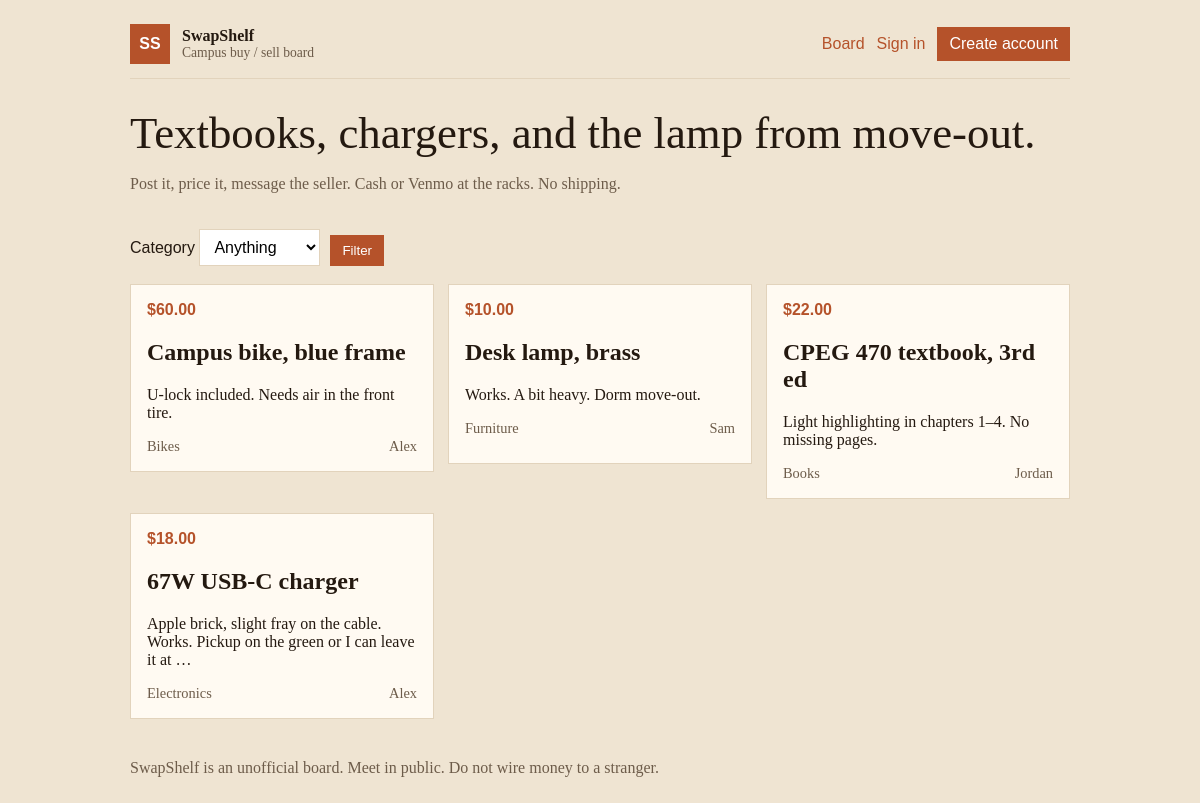
The page / on the database its author committed.
### market/models.py (models this page shows, shortened)
class Listing(models.Model):
    CATEGORIES = [
        ("books", "Books"),
        ("electronics", "Electronics"),
        ("furniture", "Furniture"),
        ("bikes", "Bikes"),
        ("other", "Other"),
    ]
    owner = models.ForeignKey(User, on_delete=models.CASCADE, related_name="listings")
    title = models.CharField(max_length=120)
    description = models.TextField()
    price = models.DecimalField(max_digits=7, decimal_places=2)
    category = models.CharField(max_length=20, choices=CATEGORIES, default="other")
    status = models.CharField(max_length=12, default="available")
    seller_note = models.TextField(blank=True)
    created_at = models.DateTimeField(auto_now_add=True)
    class Meta:
        ordering = ["-created_at"]

### market/views.py (the view)
# urls.py: path("", views.home, name="home"),
def home(request):
    listings = Listing.objects.select_related("owner").exclude(status="removed")
    category = request.GET.get("category") or ""
    if category:
        listings = listings.filter(category=category)
    return render(request, "market/home.html", {"listings": listings, "category": category})

### market/templates/market/home.html (shortened to what this page needs)
{% extends "market/base.html" %}
{% block body %}
<section class="hero">
  <h1>Textbooks, chargers, and the lamp from move-out.</h1>
  <p class="lede">Post it, price it, message the seller. Cash or Venmo at the racks. No shipping.</p>
</section>
<form class="filters" method="get">
  <label>Category
    <select name="category">
      <option value="">Anything</option>
    </select>
  </label>
  <button type="submit">Filter</button>
</form>
<ul class="cards">
  {% for listing in listings %}
    <li>
      <a class="card" href="{% url 'listing_detail' listing.pk %}">
        <span class="price">${{ listing.price }}</span>
        <h2>{{ listing.title }}</h2>
        <p>{{ listing.description|truncatewords:18 }}</p>
        <div class="meta"><span>{{ listing.get_category_display }}</span><span>{{ listing.owner.first_name }}</span></div>
      </a>
    </li>
  {% empty %}
    <li class="lede">Nothing on the board yet.</li>
  {% endfor %}
</ul>
{% endblock %}

### market/templates/market/base.html (shortened to what this page needs)
<!DOCTYPE html>
<html lang="en">
<head>
  <link rel="stylesheet" href="/static/market/style.css">
</head>
<body>
  <div class="shell">
    <header class="top">
      <a class="brand" href="{% url 'home' %}">
        <span class="mark">SS</span>
        <span><strong>SwapShelf</strong><em>Campus buy / sell board</em></span>
      </a>
      <nav>
        <a href="{% url 'home' %}">Board</a>
        {% if user.is_authenticated %}
          <a href="{% url 'listing_new' %}">Post</a>
          <a href="{% url 'mine' %}">Mine</a>
          <a href="{% url 'profile' %}">{{ user.first_name|default:user.username }}</a>
          {% if user.is_staff %}<a href="{% url 'desk' %}">Desk</a>{% endif %}
          <form method="post" action="{% url 'logout' %}">{% csrf_token %}<button type="submit">Sign out</button></form>
        {% else %}
          <a href="{% url 'sign_in' %}">Sign in</a>
          <a class="btn" href="{% url 'register' %}">Create account</a>
        {% endif %}
      </nav>
    </header>
    <main>{% block body %}{% endblock %}</main>
    <footer>SwapShelf is an unofficial board. Meet in public. Do not wire money to a stranger.</footer>
  </div>
</body>
</html>

### market/static/market/style.css (style rules this page uses)
:root { --ink: #241910; --muted: #6d5c4a; --paper: #f6efe3; --tag: #b5522a; --line: #e2d3bc; }
* { box-sizing: border-box; }
body { margin: 0; background: #efe4d2; color: var(--ink); font-family: Georgia, "Iowan Old Style", serif; }
.shell { max-width: 980px; margin: 0 auto; padding: 24px 20px 64px; }
.top { display: flex; justify-content: space-between; align-items: center; gap: 16px; border-bottom: 1px solid var(--line); padding-bottom: 14px; }
.brand { display: flex; gap: 12px; align-items: center; color: inherit; text-decoration: none; }
.mark { width: 40px; height: 40px; display: grid; place-items: center; background: var(--tag); color: #fff; font-family: "Avenir Next", sans-serif; font-weight: 700; }
.brand em { display: block; font-style: normal; color: var(--muted); font-size: 0.85rem; }
nav { display: flex; gap: 12px; align-items: center; font-family: "Avenir Next", sans-serif; }
nav a { color: var(--tag); text-decoration: none; }
button, .btn { font-family: "Avenir Next", sans-serif; background: var(--tag); color: #fff; border: 0; padding: 8px 12px; cursor: pointer; text-decoration: none; }
.hero { padding: 28px 0 8px; }
h1 { font-weight: 500; font-size: clamp(1.8rem, 4vw, 2.8rem); margin: 0 0 8px; }
.lede { color: var(--muted); }
.cards { list-style: none; padding: 0; display: grid; grid-template-columns: repeat(auto-fill, minmax(240px, 1fr)); gap: 14px; }
.card { display: block; background: #fffaf2; border: 1px solid var(--line); padding: 16px; color: inherit; text-decoration: none; min-height: 180px; }
.price { font-family: "Avenir Next", sans-serif; color: var(--tag); font-weight: 700; }
.meta { display: flex; justify-content: space-between; color: var(--muted); font-size: 0.9rem; }
input, select, textarea { font: inherit; padding: 8px 10px; border: 1px solid var(--line); background: #fff; }
footer { margin-top: 40px; color: var(--muted); }
.filters { display: flex; gap: 10px; align-items: end; margin: 12px 0 18px; font-family: "Avenir Next", sans-serif; }

### rows shown on the page
Listing: price "60.00", title "Campus bike, blue frame", description "U-lock included. Needs air in the front tire.", category "Bikes", owner.first_name "Alex"
Listing: price "10.00", title "Desk lamp, brass", description "Works. A bit heavy. Dorm move-out.", category "Furniture", owner.first_name "Sam"
Listing: price "22.00", title "CPEG 470 textbook, 3rd ed", description "Light highlighting in chapters 1–4. No missing pages.", category "Books", owner.first_name "Jordan"
Listing: price "18.00", title "67W USB-C charger", description "Apple brick, slight fray on the cable. Works. Pickup on the green or I can leave it at …", category "Electronics", owner.first_name "Alex"
